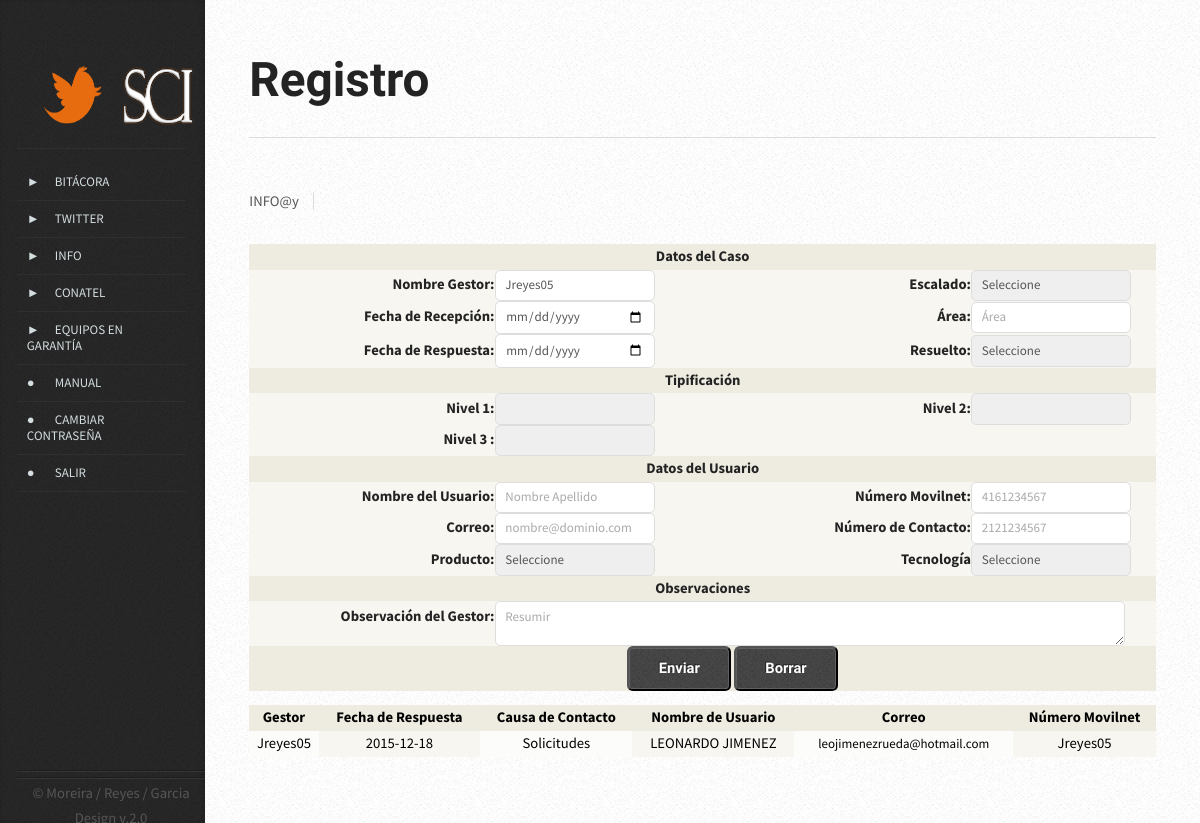
The page /vista/registro_info.php (signed in) on the database its author committed.
### tables this page shows
CREATE TABLE `info` (
  `in_id` smallint(6) NOT NULL AUTO_INCREMENT,
  `in_nomges` varchar(200) DEFAULT NULL,
  `in_fecharec` date DEFAULT NULL,
  `in_fecharesp` date DEFAULT NULL,
  `in_esca` varchar(5) DEFAULT NULL,
  `in_areaes` varchar(25) NOT NULL,
  `in_resuelto` varchar(5) DEFAULT NULL,
  `in_niv1` varchar(200) DEFAULT NULL,
  `in_niv2` varchar(200) DEFAULT NULL,
  `in_niv3` varchar(200) DEFAULT NULL,
  `in_nomusu` varchar(200) DEFAULT NULL,
  `in_produc` varchar(20) DEFAULT NULL,
  `in_correo` varchar(200) DEFAULT NULL,
  `in_nummov` varchar(11) DEFAULT NULL,
  `in_numcont` varchar(11) DEFAULT NULL,
  `in_tecno` varchar(6) DEFAULT NULL,
  `in_obser` text,
  PRIMARY KEY (`in_id`)
);

### modelo/mod_info.php (called while the page is built, shortened)
<?php
class info{
	public function obtener($gestor, $mysqlconn){
		$query= "SELECT * FROM info where in_nomges='$gestor' ORDER BY in_id DESC LIMIT 1";
		$consulta= mysqli_query($mysqlconn, $query) or die ("Consulta Errónea: ".mysqli_error($mysqlconn));
		if($consulta){
			return ($consulta);
			}
		}
}
?>

### controlador/listar_inforeg.php (the view, shortened to what this page needs)
<?php
		$conexion = new Connex();
		$mysqlconn= $conexion->conectar();
$gestor= $_SESSION['emp_login'];
					require("../modelo/mod_info.php");
					$consulta= new info();
					$listar=$consulta-> obtener ( $gestor, $mysqlconn);
					if(mysqli_num_rows($listar)>0){
					?>
<table width="580px" border="1" align="left" id="listado">
					<thead>
      <tr>
              <th align="right" bgcolor="#eeece1"><div align="center" class="style2">Gestor</div></th>
              <th align="right" bgcolor="#eeece1"><div align="center" class="style2">Fecha de Respuesta</div></th>
              <th align="right" bgcolor="#eeece1"><div align="center" class="style2">Causa de Contacto</div></th>
              <th align="right" bgcolor="#eeece1"><div align="center" class="style2">Nombre de Usuario</div></th>
              <th align="right" bgcolor="#eeece1"><div align="center" class="style2">Correo</div></th>
              <th align="right" bgcolor="#eeece1"><div align="center" class="style2">Número Movilnet</div></th>
      </tr>
 </thead>
         <?php
                 for($i=0; $i<mysqli_num_rows($listar); $i++){
                 $row= mysqli_fetch_array($listar, MYSQLI_ASSOC);
                 $in_nomges=$row["in_nomges"];
                 $in_fecharesp=$row["in_fecharesp"];
                 $in_niv1=$row["in_niv1"];
                 $in_nomusu=$row["in_nomusu"];
                 $in_correo=$row["in_correo"];
        ?>
       <tr>
             <td bgcolor="#fcfcfa"><div align="center" class="style5"><?php echo $in_nomges;?> </div>
             <td bgcolor="#f7f6f1"><div align="center" class="style5"><?php echo $in_fecharesp;?> </div>
             <td bgcolor="#fcfcfa"><div align="center" class="style5"><?php echo $in_niv1;?> </div>
             <td bgcolor="#f7f6f1"><div align="center" class="style5"><?php echo $in_nomusu;?> </div>
             <td bgcolor="#fcfcfa"><div align="center" class="style5c"><?php echo $in_correo;?> </div>
             <td bgcolor="#f7f6f1"><div align="center" class="style5"><?php echo $gestor;?> </div>
      </tr>
<?php }?>
</table>
<?php }?>

### vista/css/style.css (style rules this page uses)
body { background-color: #e8e8e8; background-image: url('images/bg02.png'); }
body,input,textarea,select { font-family: 'Source Sans Pro', sans-serif; font-weight: 400; color: #565656; }
p, ul, ol, dl, table { margin-bottom: 1em; }
table { width: 100%; height: 2%; }
section > :last-child, article > :last-child { margin-bottom: 0; }

### vista/css/style-desktop.css (style rules this page uses)
body { height: 100%; }
body,input,textarea,select { line-height: 1.75em; }

### vista/css/style-narrow.css (style rules this page uses)
body { min-width: 1000px; }
body,input,textarea,select { font-size: 11pt; }

### controlador/listar_inforeg.php (style rules this page uses)
.style5 { color: #000000 }
.style5c { color: #000000; font-size:13px; }

### rows shown on the page
info: in_nomges "Jreyes05", in_fecharesp "2015-12-18", in_niv1 "Solicitudes", in_nomusu "LEONARDO JIMENEZ", in_correo "leojimenezrueda@hotmail.com"
